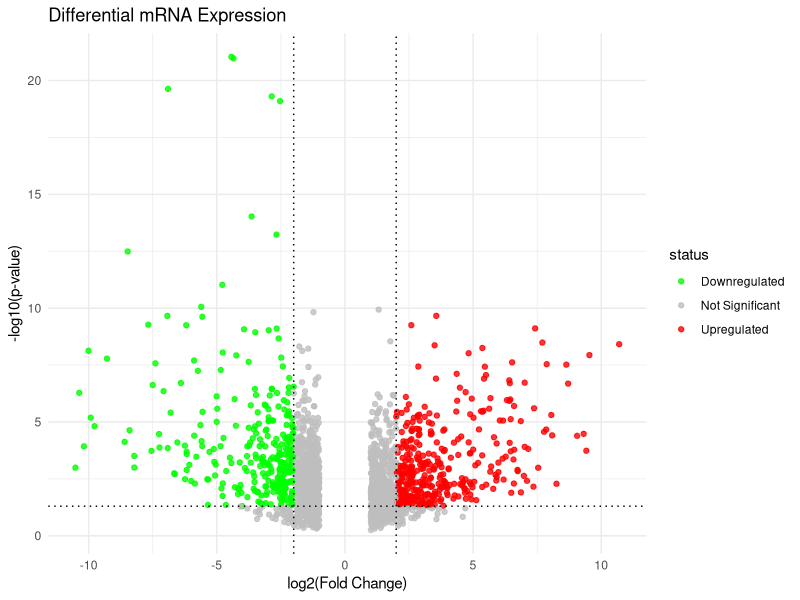
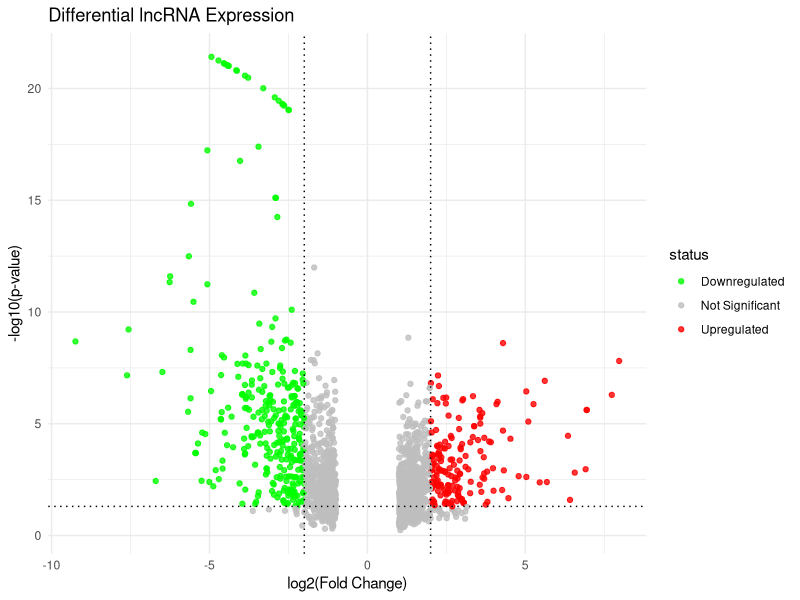
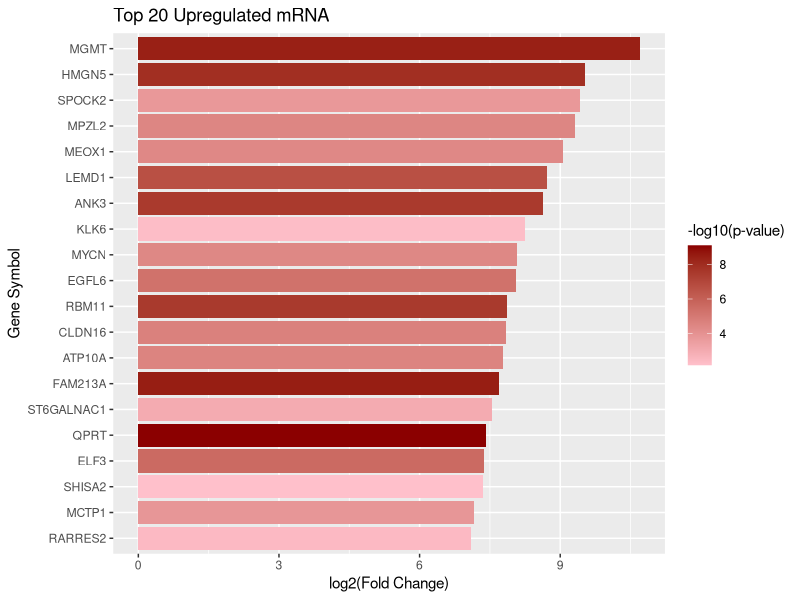
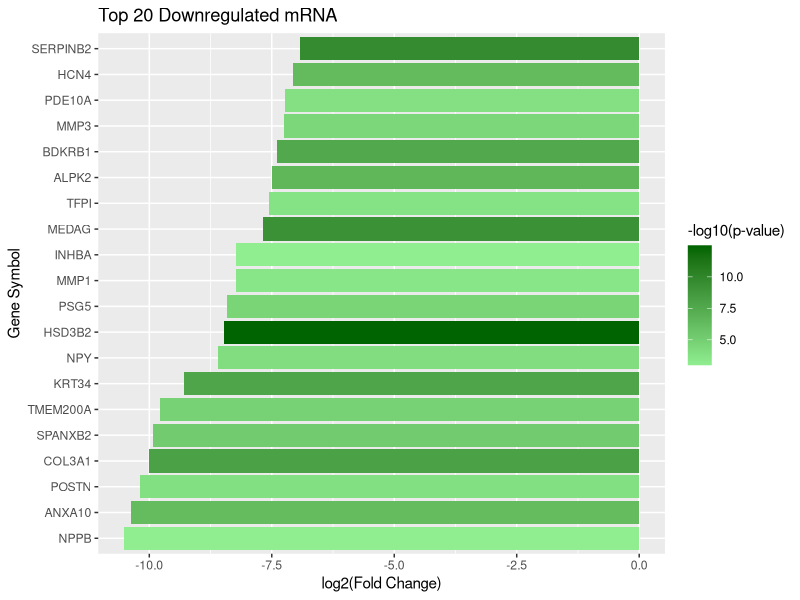
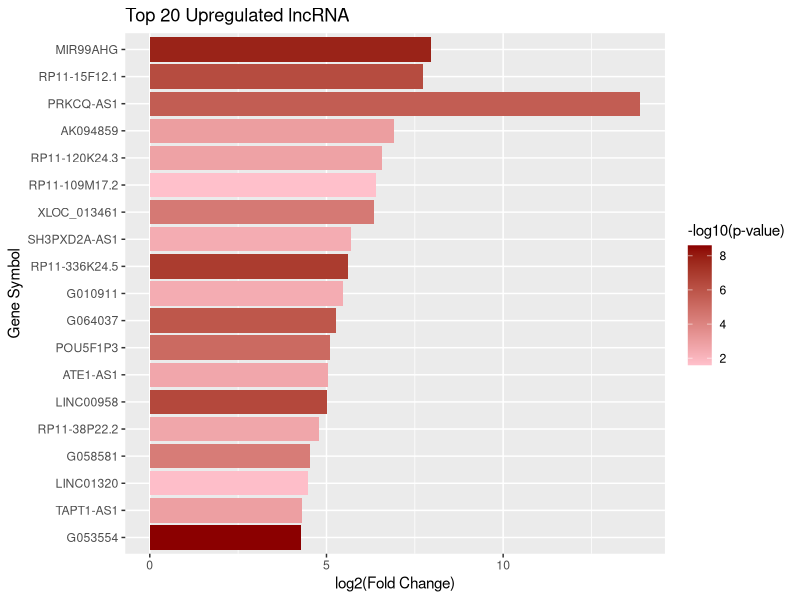
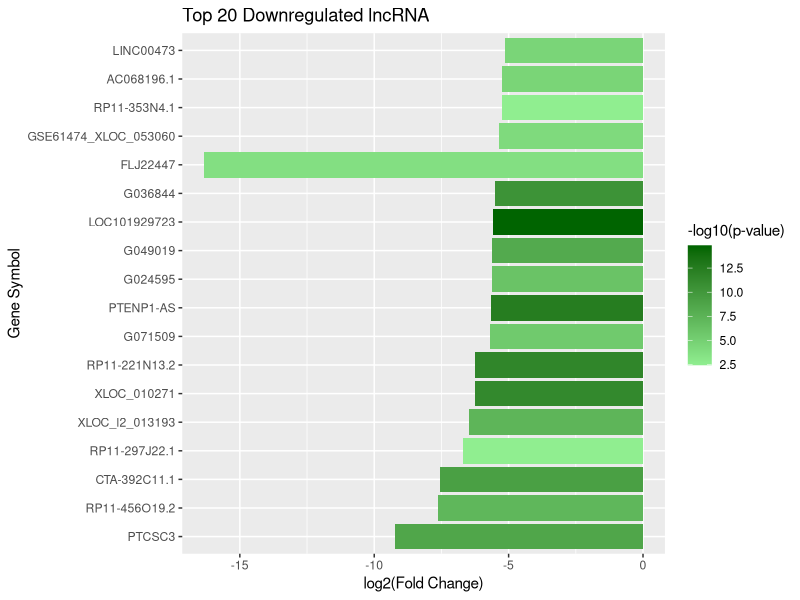
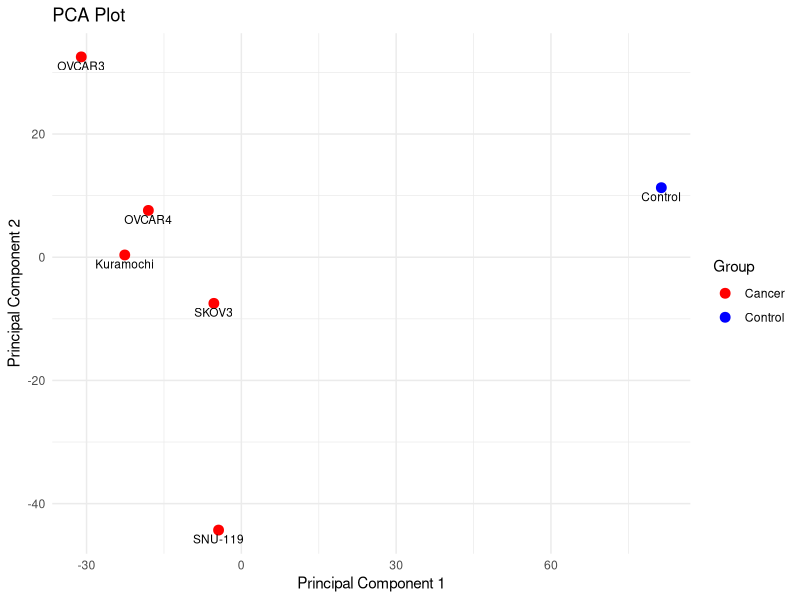

Recreate these plots in R, in order.
## ---- chunk 1
#| echo: true
#| message: false
#| warning: false
library(tidyverse)
## ---- chunk 2
#| echo: true
#| message: false
#| warning: false
mRNA_data <- read_csv("CNC_mRNA.csv")
mRNA_data <- mRNA_data |> 
  mutate(
    log2FC = ifelse(Regulation == "down", -log2(FoldChange), log2(FoldChange)),
    negLog10P = -log10(p_value),
    status = case_when(
      log2FC >= 2 & p_value < 0.05 ~ "Upregulated",
      log2FC <= -2 & p_value < 0.05 ~ "Downregulated",
      TRUE ~ "Not Significant"))
## ---- chunk 3
table(mRNA_data$status)
## ---- chunk 4
ggplot(mRNA_data, aes(x = log2FC, y = negLog10P, color = status)) +
  geom_point(alpha = 0.8, size = 1.5) +
  scale_color_manual(values = c(
    "Upregulated" = "red",
    "Downregulated" = "green",
    "Not Significant" = "grey"
  )) +
  geom_vline(xintercept = c(-2, 2), linetype = "dotted", color = "black") +
  geom_hline(yintercept = -log10(0.05), linetype = "dotted", color = "black") +
  theme_minimal() +
  labs(
    title = "Differential mRNA Expression",
    x = "log2(Fold Change)",
    y = "-log10(p-value)"
  )
## ---- chunk 5
#| echo: true
#| message: false
#| warning: false
lncRNA_data <- read_csv("CNC_lncRNA.csv")
lncRNA_data <- lncRNA_data |> 
  mutate(
    log2FC = ifelse(Regulation == "down", -log2(`FoldChange`), log2(`FoldChange`)),
    negLog10P = -log10(p_value),
    status = case_when(
      log2FC >= 2 & p_value < 0.05 ~ "Upregulated",
      log2FC <= -2 & p_value < 0.05 ~ "Downregulated",
      TRUE ~ "Not Significant"))
## ---- chunk 6
table(lncRNA_data$status)
## ---- chunk 7
ggplot(lncRNA_data, aes(x = log2FC, y = negLog10P, color = status)) +
  geom_point(alpha = 0.8, size = 1.5) +
  scale_color_manual(values = c(
    "Upregulated" = "red",
    "Downregulated" = "green",
    "Not Significant" = "grey"
  )) +
  geom_vline(xintercept = c(-2, 2), linetype = "dotted", color = "black") +
  geom_hline(yintercept = -log10(0.05), linetype = "dotted", color = "black") +
  theme_minimal() +
  labs(
    title = "Differential lncRNA Expression",
    x = "log2(Fold Change)",
    y = "-log10(p-value)"
  )
## ---- chunk 8
#| message: false
#| warning: false
top_up_mRNA <- mRNA_data |> arrange(desc(log2FC)) |> slice_head(n = 20)
## ---- chunk 9
ggplot(top_up_mRNA, aes(x = reorder(GeneSymbol, log2FC), y = log2FC, fill = negLog10P)) + geom_col() + scale_fill_gradient(low = "pink", high = "darkred", name = "-log10(p-value)") + coord_flip() + labs( title = "Top 20 Upregulated mRNA", x = "Gene Symbol", y = "log2(Fold Change)")
## ---- chunk 10
#| message: false
#| warning: false
top_down_mRNA <- mRNA_data |> arrange(log2FC) |> slice_head(n = 20)
## ---- chunk 11
ggplot(top_down_mRNA, aes(x = reorder(GeneSymbol, log2FC), y = log2FC, fill = negLog10P)) + geom_col() + scale_fill_gradient(low = "lightgreen", high = "darkgreen", name = "-log10(p-value)") + coord_flip() +  labs(title = "Top 20 Downregulated mRNA", x = "Gene Symbol", y = "log2(Fold Change)")
## ---- chunk 12
top_up_lncRNA <- lncRNA_data |> arrange(desc(log2FC)) |> slice_head(n = 20)
ggplot(top_up_lncRNA, aes(x = reorder(GeneSymbol, log2FC), y = log2FC, fill = negLog10P)) + geom_col() + scale_fill_gradient(low = "pink", high = "darkred", name = "-log10(p-value)") + coord_flip() + labs( title = "Top 20 Upregulated lncRNA", x = "Gene Symbol", y = "log2(Fold Change)")
## ---- chunk 13
top_down_lncRNA <- lncRNA_data |> arrange(log2FC) |> slice_head(n = 20)
ggplot(top_down_lncRNA, aes(x = reorder(GeneSymbol, log2FC), y = log2FC, fill = negLog10P)) + geom_col() + scale_fill_gradient(low = "lightgreen", high = "darkgreen", name = "-log10(p-value)") + coord_flip()  + labs(title = "Top 20 Downregulated lncRNA", x = "Gene Symbol", y = "log2(Fold Change)")
## ---- chunk 14
#| echo: true
#| message: false
#| warning: false

lncRNA_data <- read_csv("CNC_lncRNA.csv")
mRNA_data <- read_csv("CNC_mRNA.csv")


expr_cols <- c("2,treatednormalized", "3,treatednormalized", "4,treatednormalized", 
               "5,treatednormalized", "6,treatednormalized", "1,controlnormalized")

lncRNA_expr <- lncRNA_data[, expr_cols]
mRNA_expr <- mRNA_data[, expr_cols]
rownames(lncRNA_expr) <- make.unique(lncRNA_data$GeneSymbol)
rownames(mRNA_expr) <- make.unique(mRNA_data$GeneSymbol)
combined_expr <- rbind(mRNA_expr, lncRNA_expr)
combined_expr_t <- t(combined_expr)


rownames(combined_expr_t) <- c("Kuramochi", "SNU-119", "OVCAR3", "SKOV3", "OVCAR4", "Control")
pca_res <- prcomp(combined_expr_t, scale. = TRUE)
pca_df <- data.frame(pca_res$x[, 1:2])
pca_df$Sample <- rownames(pca_df)
pca_df$Group <- c("Cancer", "Cancer", "Cancer", "Cancer", "Cancer", "Control")

#Plot
ggplot(pca_df, aes(x = PC1, y = PC2, color = Group, label = Sample)) +
  geom_point(size = 3) +
  geom_text(aes(label = Sample), vjust = 1.5, size = 3, color = "black") +
  scale_color_manual(values = c("Cancer" = "red", "Control" = "blue")) +
  labs(title = "PCA Plot",
       x = "Principal Component 1",
       y = "Principal Component 2") +
  theme_minimal()

